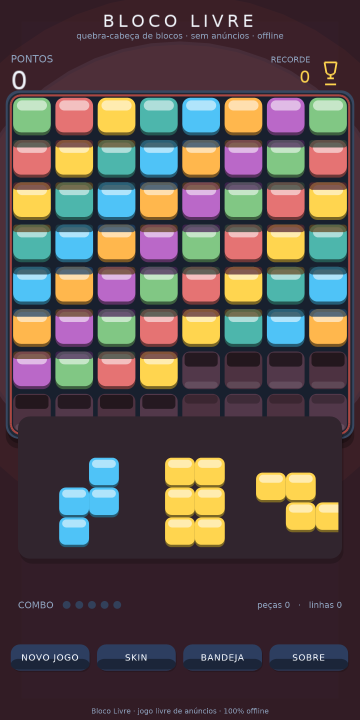
#> input picture screenshots/06_full.png, 720 x 1440 px, found by its file name (shown at 1/2 size)
$ python r3_danger4.py
#> lines starting #> are read from the running program, lines starting #| are printed output that depends on the picture; after the words box and inside, x2 and y2 are one past the last pixel; in counts of white or black regions, pixels touching at a corner belong together
from PIL import Image
import numpy as np

base='/home/z/my-project/critic_shots/r3/'
full=np.array(Image.open(base+'06_full.png').convert('RGB')).astype(int)
calm=np.array(Image.open(base+'02_skin0.png').convert('RGB')).astype(int)
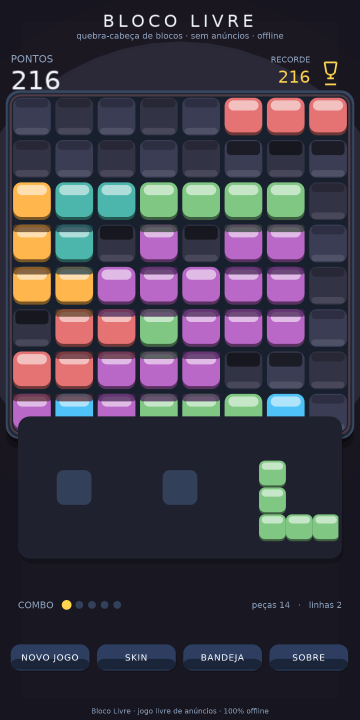
#> input picture screenshots/02_skin0.png, 720 x 1440 px, found by its file name (shown at 1/2 size)
# Where does "breathing red tint" live in 06_full? Diff whole images where colors differ beyond block layout
# Focus on page bg + board panel + HUD, not cells (layout differs).
# 1) page bg far corner y1400-1440 x0-720
for y0,y1,x0,x1,lab in [(1400,1440,0,720,'bottom strip'),(1160,1280,0,720,'dead zone'),(880,1120,0,720,'tray zone'),(0,100,0,720,'top HUD')]:
    fc=full[y0:y1,x0:x1].reshape(-1,3); cc=calm[y0:y1,x0:x1].reshape(-1,3)
    print(f'{lab}: full=({fc[:,0].mean():.1f},{fc[:,1].mean():.1f},{fc[:,2].mean():.1f}) calm=({cc[:,0].mean():.1f},{cc[:,1].mean():.1f},{cc[:,2].mean():.1f})')
#> this loop made 4 passes
#| bottom strip: full=(53.1,32.5,42.2) calm=(27.0,25.8,36.4)
#| dead zone: full=(51.8,30.6,41.7) calm=(26.1,25.2,35.8)
#| tray zone: full=(90.4,81.4,69.6) calm=(39.6,46.3,54.1)
#| top HUD: full=(63.0,38.7,47.7) calm=(33.5,31.3,41.5)
print()
# 2) Board frame: the (31,36,52)→(56,72,97) ring around board — sample ring x704-716 and x0-24
for lab,(x0,x1) in [('right of board',(704,716)),('left of board',(0,24))]:
    f=full[190:840,x0:x1].reshape(-1,3).mean(0); c=calm[190:840,x0:x1].reshape(-1,3).mean(0)
    print(f'{lab}: full=({f[0]:.1f},{f[1]:.1f},{f[2]:.1f}) calm=({c[0]:.1f},{c[1]:.1f},{c[2]:.1f})')
#> this loop made 2 passes
#> (f, c) on passes 1 to 2: ([66.32, 53.18, 68.04], [44.89, 49.13, 66.34]), ([80.1, 52.65, 63.07], [47.89, 47.45, 62.42])
#| right of board: full=(66.3,53.2,68.0) calm=(44.9,49.1,66.3)
#| left of board: full=(80.1,52.7,63.1) calm=(47.9,47.5,62.4)
# 3) top of board y180-193 x100-690
f=full[180:193,100:690].reshape(-1,3).mean(0); c=calm[180:193,100:690].reshape(-1,3).mean(0)
#> after `f = full[180:193, 100:690].reshape(-1, 3).mean(0)`: f = [88.58, 62.65, 74.45]
#> after `c = calm[180:193, 100:690].reshape(-1, 3).mean(0)`: c = [56.99, 58.43, 75.65]
print(f'board top edge: full=({f[0]:.1f},{f[1]:.1f},{f[2]:.1f}) calm=({c[0]:.1f},{c[1]:.1f},{c[2]:.1f})')
#| board top edge: full=(88.6,62.7,74.5) calm=(57.0,58.4,75.6)
# 4) tray bg between pieces y840-880
f=full[840:880,100:690].reshape(-1,3).mean(0); c=calm[840:880,100:690].reshape(-1,3).mean(0)
#> after `f = full[840:880, 100:690].reshape(-1, 3).mean(0)`: f = [49.32, 37.21, 46.27]
#> after `c = calm[840:880, 100:690].reshape(-1, 3).mean(0)`: c = [31.27, 33.27, 46.34]
print(f'tray top gap: full=({f[0]:.1f},{f[1]:.1f},{f[2]:.1f}) calm=({c[0]:.1f},{c[1]:.1f},{c[2]:.1f})')
#| tray top gap: full=(49.3,37.2,46.3) calm=(31.3,33.3,46.3)
# 5) HUD numerals: find text px in 06 vs 02 y108-170
for arr,lab in [(full,'full'),(calm,'calm')]:
    zone=arr[108:170,120:640]
    bright=(zone.sum(2)>450)
    ys,xs=np.nonzero(bright)
    print(f'{lab}: bright text px={len(ys)} bbox y{108+ys.min()}-{108+ys.max()} x{120+xs.min()}-{120+xs.max()}')
#> this loop made 2 passes
#> lab on passes 1 to 2: 'full', 'calm'
#| full: bright text px=426 bbox y113-164 x543-618
#| calm: bright text px=628 bbox y113-164 x543-618
#> pass 1, `zone=arr[108:170,120:640]`:
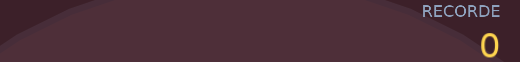
#> zone: shape (62, 520, 3) int64; mean R, G, B 76.2, 46.5, 55.8
#> pass 1, `bright=(zone.sum(2)>450)`:
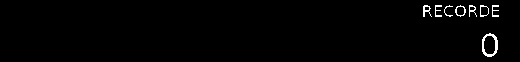
#> bright: shape (62, 520) bool; 1.3% white in thin lines or dots, all inside (x1, y1, x2, y2) = (423, 5, 499, 57)
#> pass 2, `zone=arr[108:170,120:640]`:
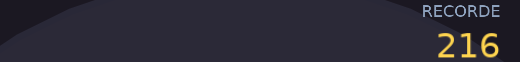
#> zone: shape (62, 520, 3) int64; mean R, G, B 44.4, 41.9, 53.2
#> pass 2, `bright=(zone.sum(2)>450)`:
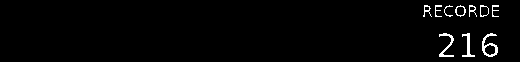
#> bright: shape (62, 520) bool; 1.9% white in thin lines or dots, all inside (x1, y1, x2, y2) = (423, 5, 499, 57)
# 6) Check tray piece colors in both — is the "danger" shot maybe pulsing pieces?
